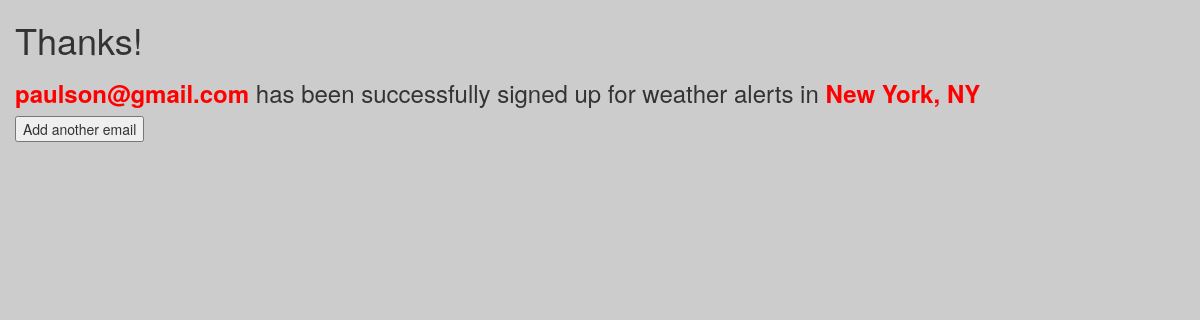
The page /newsletter/11/result/ on the database as committed earlier.
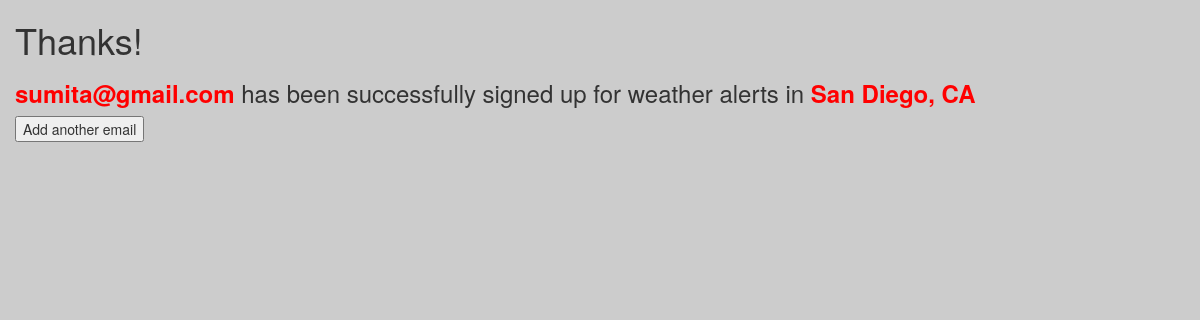
The same page on the database as committed later.
### newsletter/models.py (models this page shows, shortened)
class EmailList(models.Model):
    email_address = models.EmailField(unique=True, null=False)
    location = models.ForeignKey(Cities, on_delete=models.CASCADE)

class Cities(models.Model):
    city = models.CharField(max_length=100)
    state = models.CharField(max_length=100)
    def __str__(self):
        return '{}, {}'.format(self.city, self.state)

### newsletter/views.py (the view)
# urls.py: url(r'^(?P<pk>[0-9]+)/result/$', views.ResultView.as_view(), name='result')
class ResultView(generic.ListView):
    template_name = 'newsletter/result.html'
    context_object_name = 'entry'
    def get_queryset(self):
        return EmailList.objects.latest('id')

### newsletter/templates/newsletter/result.html (shortened to what this page needs)
<!DOCTYPE html>
<html lang="en">
<head>
    <link rel="stylesheet" href="https://maxcdn.bootstrapcdn.com/bootstrap/3.3.7/css/bootstrap.min.css"
>
    <link rel="stylesheet" href="https://maxcdn.bootstrapcdn.com/bootstrap/3.3.7/css/bootstrap-theme.min.css"
>
    {% load static %}
    <link rel="stylesheet" type="text/css" href="{% static 'newsletter/style.css' %}"/>
</head>
<body>
<div class="container">
    <div class="row">
        <h1>Thanks!</h1>
        <h3><strong>{{ entry.email_address }}</strong> has been successfully signed
            up for weather alerts in <strong>{{ entry.location }}</strong>
        </h3>
        <button onclick="location.href='/newsletter/'">Add another email</button>
    </div>
</div>
</body>
</html>

### newsletter/static/newsletter/style.css (style rules this page uses)
body { background: #ccc; }
strong { color: #ff0000; }

Rows that differ between the two databases and show on the page:
no longer on this page (row unchanged): EmailList: email_address "paulson@gmail.com", location "New York, NY"
added EmailList: email_address "sumita@gmail.com", location "San Diego, CA"
